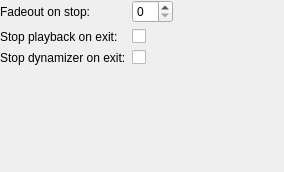
<?xml version="1.0" encoding="UTF-8"?>
<ui version="4.0">
 <class>PlaybackSettings</class>
 <widget class="QWidget" name="PlaybackSettings">
  <property name="geometry">
   <rect>
    <x>0</x>
    <y>0</y>
    <width>284</width>
    <height>172</height>
   </rect>
  </property>
  <property name="windowTitle">
   <string>Form</string>
  </property>
  <layout class="QFormLayout" name="formLayout">
   <property name="margin">
    <number>0</number>
   </property>
   <property name="fieldGrowthPolicy">
    <enum>QFormLayout::ExpandingFieldsGrow</enum>
   </property>
   <item row="0" column="0">
    <widget class="BuddyLabel" name="label_6b">
     <property name="text">
      <string>Fadeout on stop:</string>
     </property>
     <property name="buddy">
      <cstring>stopFadeDuration</cstring>
     </property>
    </widget>
   </item>
   <item row="0" column="1">
    <widget class="SpinBox" name="stopFadeDuration"/>
   </item>
   <item row="1" column="0">
    <widget class="BuddyLabel" name="stopOnExitLabel">
     <property name="text">
      <string>Stop playback on exit:</string>
     </property>
     <property name="buddy">
      <cstring>stopOnExit</cstring>
     </property>
    </widget>
   </item>
   <item row="1" column="1">
    <widget class="OnOffButton" name="stopOnExit"/>
   </item>
   <item row="2" column="0">
    <widget class="BuddyLabel" name="stopDynamizerOnExitLabel">
     <property name="text">
      <string>Stop dynamizer on exit:</string>
     </property>
     <property name="buddy">
      <cstring>stopDynamizerOnExit</cstring>
     </property>
    </widget>
   </item>
   <item row="2" column="1">
    <widget class="OnOffButton" name="stopDynamizerOnExit">
     <property name="text">
      <string/>
     </property>
    </widget>
   </item>
  </layout>
 </widget>
 <customwidgets>
  <customwidget>
   <class>BuddyLabel</class>
   <extends>QLabel</extends>
   <header>buddylabel.h</header>
  </customwidget>
  <customwidget>
   <class>OnOffButton</class>
   <extends>QCheckBox</extends>
   <header>onoffbutton.h</header>
  </customwidget>
  <customwidget>
   <class>SpinBox</class>
   <extends>QSpinBox</extends>
   <header>spinbox.h</header>
  </customwidget>
 </customwidgets>
 <tabstops>
  <tabstop>stopFadeDuration</tabstop>
  <tabstop>stopOnExit</tabstop>
  <tabstop>stopDynamizerOnExit</tabstop>
 </tabstops>
 <resources/>
 <connections/>
</ui>
